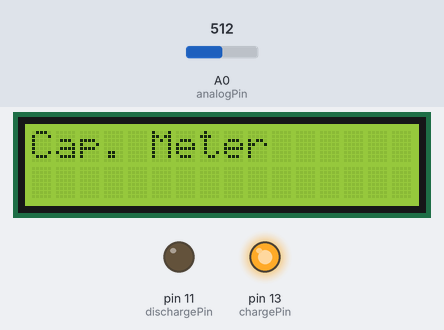
A sketch run on a simulated Arduino Uno, built with avr-gcc and run on an emulated ATmega328P. Shown: 16×2 character LCD, output pins drawn as LEDs (lit = HIGH). The test bench sets the inputs (shaded band); at power-on: A0 (analogPin) = 512. What the sketch prints to the serial monitor is not drawn.

Above: at 1.2 s.
1.3 s: A0 (analogPin) set to 639
2.8 s: A0 (analogPin) set to 665
At 4.0 s:
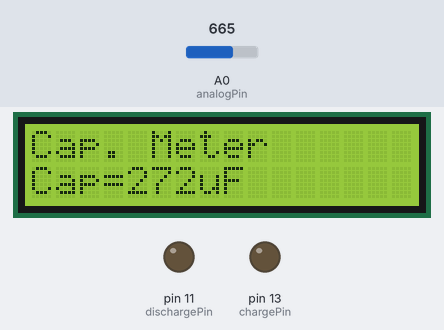
4.3 s: A0 (analogPin) set to 0
At 5.6 s:
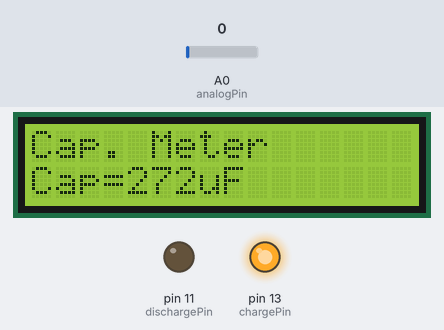
Timing chart, 0 to 7.3 s (numbered marks = the images above; inputs shaded):
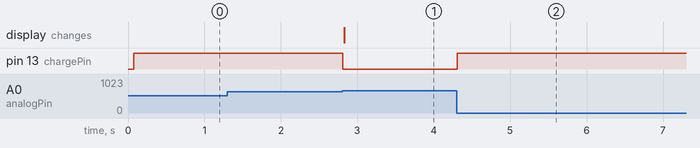

Measured:
- the behaviour switches between 647 and 648 on A0 (analogPin) (found by bisection; images 0 and 1)
- after the input at 1.3 s, every drawn part: stays the same
- after the input at 2.8 s, pin 13 (chargePin): HIGH → LOW at once; the display: changes at once (image 1)
- after the input at 4.3 s, pin 13 (chargePin): LOW → HIGH at once

The sketch:

Capacitance-meter-code.ino
```cpp
#include <LiquidCrystal_I2C.h>
#include <LiquidCrystal.h>
#include <Wire.h>
LiquidCrystal_I2C lcd(0x27,16,2);
#include <OneWire.h>

#define analogPin 0
#define chargePin 13
#define dischargePin 11
#define resistorValue 10000.0F

unsigned long startTime;
unsigned long elapsedTime;
float microFarads;
float nanoFarads;

void setup(){
     lcd.init();
 lcd.backlight();

  pinMode(chargePin, OUTPUT);
  digitalWrite(chargePin, LOW);
  Serial.begin(9600);

}

void loop(){
    lcd.setCursor(0,0);
  lcd.print("Cap. Meter");
  digitalWrite(chargePin, HIGH);
  startTime = millis();
  while(analogRead(analogPin) < 648){
  }


  elapsedTime= millis() - startTime;
  microFarads = ((float)elapsedTime / resistorValue) * 1000;
  Serial.print(elapsedTime);
  Serial.print(" mS    ");

  if (microFarads > 1){
    Serial.print((long)microFarads);
    Serial.println(" microFarads");

               lcd.setCursor(0, 1);
                lcd.print("Cap=");
     lcd.print((long)microFarads);
          lcd.print("uF");
  }

  else{
    nanoFarads = microFarads * 1000.0;
    Serial.print((long)nanoFarads);
    Serial.println(" nanoFarads");

    lcd.setCursor(0, 1);
     lcd.print("Cap=");
     lcd.print((long)nanoFarads);
          lcd.print("nF");
    delay(500);
    lcd.clear();


  }

  digitalWrite(chargePin, LOW);
  pinMode(dischargePin, OUTPUT);
  digitalWrite(dischargePin, LOW);
  while(analogRead(analogPin) > 0){
  }

  pinMode(dischargePin, INPUT);
}
```
